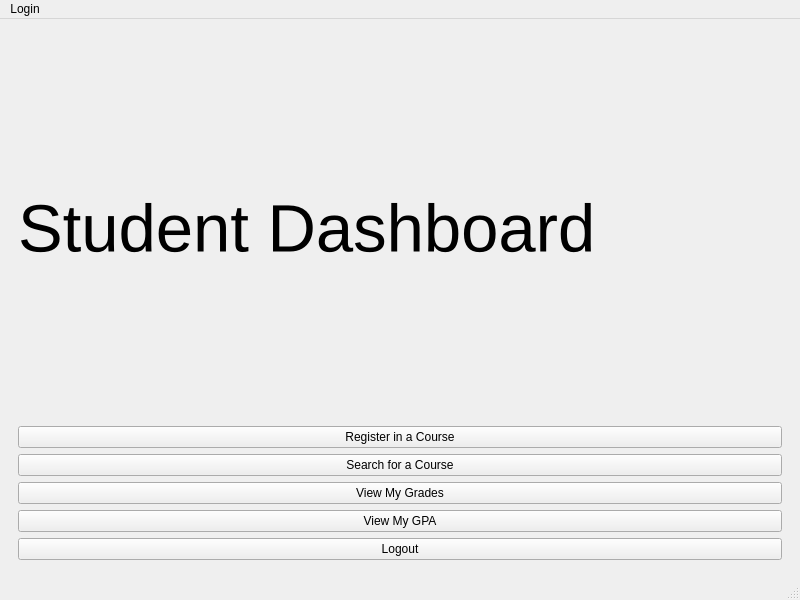
<?xml version="1.0" encoding="UTF-8"?>
<ui version="4.0">
 <class>MainWindow</class>
 <widget class="QMainWindow" name="MainWindow">
  <property name="geometry">
   <rect>
    <x>0</x>
    <y>0</y>
    <width>800</width>
    <height>600</height>
   </rect>
  </property>
  <property name="windowTitle">
   <string>MainWindow</string>
  </property>
  <widget class="QWidget" name="centralwidget">
   <layout class="QVBoxLayout" name="verticalLayout_8">
    <item>
     <widget class="QStackedWidget" name="stackedWidget">
      <property name="currentIndex">
       <number>7</number>
      </property>
      <widget class="QWidget" name="Login">
       <layout class="QVBoxLayout" name="verticalLayout_2">
        <item>
         <widget class="QLabel" name="lblAppTitle">
          <property name="font">
           <font>
            <pointsize>35</pointsize>
           </font>
          </property>
          <property name="text">
           <string> Course Registration System</string>
          </property>
         </widget>
        </item>
        <item>
         <widget class="QLabel" name="label">
          <property name="text">
           <string>Username / Student ID</string>
          </property>
         </widget>
        </item>
        <item>
         <widget class="QLineEdit" name="txtUsername"/>
        </item>
        <item>
         <widget class="QLabel" name="label_2">
          <property name="text">
           <string>Password</string>
          </property>
         </widget>
        </item>
        <item>
         <widget class="QLineEdit" name="txtPassword">
          <property name="echoMode">
           <enum>QLineEdit::EchoMode::Password</enum>
          </property>
         </widget>
        </item>
        <item>
         <widget class="QPushButton" name="btnLoginAdmin">
          <property name="text">
           <string>Login as Admin</string>
          </property>
         </widget>
        </item>
        <item>
         <widget class="QPushButton" name="btnLoginStudent">
          <property name="text">
           <string>Login as Student</string>
          </property>
         </widget>
        </item>
       </layout>
      </widget>
      <widget class="QWidget" name="Admin_Dashboard">
       <layout class="QVBoxLayout" name="verticalLayout_3">
        <item>
         <widget class="QLabel" name="label_3">
          <property name="font">
           <font>
            <pointsize>50</pointsize>
           </font>
          </property>
          <property name="text">
           <string>Admin Dashboard</string>
          </property>
         </widget>
        </item>
        <item>
         <widget class="QPushButton" name="btnManageCourses">
          <property name="text">
           <string>Manage Courses</string>
          </property>
         </widget>
        </item>
        <item>
         <widget class="QPushButton" name="btnManageStudents">
          <property name="text">
           <string>Manage Students</string>
          </property>
         </widget>
        </item>
        <item>
         <widget class="QPushButton" name="btnAddGrade">
          <property name="text">
           <string>Add / Edit Grade</string>
          </property>
         </widget>
        </item>
        <item>
         <widget class="QPushButton" name="btnViewAllStudents">
          <property name="text">
           <string>View All Students</string>
          </property>
         </widget>
        </item>
        <item>
         <widget class="QPushButton" name="btnAdminLogout">
          <property name="text">
           <string>Logout</string>
          </property>
         </widget>
        </item>
       </layout>
      </widget>
      <widget class="QWidget" name="Course_Search">
       <widget class="QLabel" name="label_4">
        <property name="geometry">
         <rect>
          <x>40</x>
          <y>50</y>
          <width>131</width>
          <height>20</height>
         </rect>
        </property>
        <property name="text">
         <string>Search for a Course</string>
        </property>
       </widget>
       <widget class="QRadioButton" name="radioByName">
        <property name="geometry">
         <rect>
          <x>40</x>
          <y>90</y>
          <width>171</width>
          <height>25</height>
         </rect>
        </property>
        <property name="text">
         <string>Search by Name</string>
        </property>
       </widget>
       <widget class="QRadioButton" name="radioByCode">
        <property name="geometry">
         <rect>
          <x>40</x>
          <y>130</y>
          <width>141</width>
          <height>25</height>
         </rect>
        </property>
        <property name="text">
         <string>Search by Code</string>
        </property>
       </widget>
       <widget class="QLineEdit" name="txtSearchInput">
        <property name="geometry">
         <rect>
          <x>40</x>
          <y>170</y>
          <width>161</width>
          <height>28</height>
         </rect>
        </property>
        <property name="placeholderText">
         <string>Enter name or code...</string>
        </property>
       </widget>
       <widget class="QPushButton" name="btnSearch">
        <property name="geometry">
         <rect>
          <x>40</x>
          <y>200</y>
          <width>90</width>
          <height>29</height>
         </rect>
        </property>
        <property name="text">
         <string>Search</string>
        </property>
       </widget>
       <widget class="QTextEdit" name="txtSearchResult">
        <property name="geometry">
         <rect>
          <x>30</x>
          <y>240</y>
          <width>451</width>
          <height>241</height>
         </rect>
        </property>
        <property name="readOnly">
         <bool>true</bool>
        </property>
       </widget>
       <widget class="QPushButton" name="btnBackFromSearch">
        <property name="geometry">
         <rect>
          <x>70</x>
          <y>510</y>
          <width>90</width>
          <height>29</height>
         </rect>
        </property>
        <property name="text">
         <string>Back</string>
        </property>
       </widget>
      </widget>
      <widget class="QWidget" name="Admin_Manage_Courses">
       <layout class="QVBoxLayout" name="verticalLayout_6">
        <item>
         <widget class="QLabel" name="lblCourseResult">
          <property name="text">
           <string/>
          </property>
         </widget>
        </item>
        <item>
         <layout class="QVBoxLayout" name="verticalLayout_4">
          <item>
           <widget class="QLabel" name="label_8">
            <property name="text">
             <string>Add New Course</string>
            </property>
           </widget>
          </item>
          <item>
           <widget class="QSpinBox" name="spinCreditHours">
            <property name="minimum">
             <number>1</number>
            </property>
            <property name="maximum">
             <number>6</number>
            </property>
           </widget>
          </item>
          <item>
           <widget class="QLineEdit" name="txtCourseInstructor">
            <property name="placeholderText">
             <string>Instructor Name</string>
            </property>
           </widget>
          </item>
          <item>
           <widget class="QLineEdit" name="txtCourseDesc">
            <property name="placeholderText">
             <string>Description</string>
            </property>
           </widget>
          </item>
          <item>
           <widget class="QLineEdit" name="txtCourseCode">
            <property name="placeholderText">
             <string>Course Code</string>
            </property>
           </widget>
          </item>
          <item>
           <widget class="QLineEdit" name="txtCourseName">
            <property name="placeholderText">
             <string>Course Name</string>
            </property>
           </widget>
          </item>
          <item>
           <widget class="QPushButton" name="btnAddCourse">
            <property name="text">
             <string>Add Course</string>
            </property>
           </widget>
          </item>
         </layout>
        </item>
        <item>
         <widget class="QLabel" name="label_9">
          <property name="text">
           <string>Edit Existing Course</string>
          </property>
         </widget>
        </item>
        <item>
         <widget class="QSpinBox" name="spinEditCH">
          <property name="maximum">
           <number>6</number>
          </property>
         </widget>
        </item>
        <item>
         <widget class="QLineEdit" name="txtEditInstructor">
          <property name="placeholderText">
           <string>New Instructor (optional)</string>
          </property>
         </widget>
        </item>
        <item>
         <widget class="QLineEdit" name="txtEditDesc">
          <property name="placeholderText">
           <string>New Description (optional)</string>
          </property>
         </widget>
        </item>
        <item>
         <widget class="QLineEdit" name="txtEditName">
          <property name="placeholderText">
           <string>New Name (optional)</string>
          </property>
         </widget>
        </item>
        <item>
         <widget class="QLineEdit" name="txtEditCode">
          <property name="placeholderText">
           <string>Course Code to Edit</string>
          </property>
         </widget>
        </item>
        <item>
         <widget class="QPushButton" name="btnEditCourse">
          <property name="text">
           <string>Edit Course</string>
          </property>
         </widget>
        </item>
        <item>
         <widget class="QPushButton" name="btnBackFromCourses">
          <property name="text">
           <string>Back</string>
          </property>
         </widget>
        </item>
       </layout>
      </widget>
      <widget class="QWidget" name="Register_Course">
       <layout class="QVBoxLayout" name="verticalLayout_7">
        <item>
         <widget class="QLabel" name="label_5">
          <property name="font">
           <font>
            <pointsize>30</pointsize>
           </font>
          </property>
          <property name="text">
           <string>Register in a Course</string>
          </property>
         </widget>
        </item>
        <item>
         <widget class="QLabel" name="label_6">
          <property name="text">
           <string>Course Name</string>
          </property>
         </widget>
        </item>
        <item>
         <widget class="QLineEdit" name="txtRegisterCourseName">
          <property name="placeholderText">
           <string>e.g. Data Structures</string>
          </property>
         </widget>
        </item>
        <item>
         <widget class="QPushButton" name="btnRegister">
          <property name="text">
           <string>Register</string>
          </property>
         </widget>
        </item>
        <item>
         <widget class="QPushButton" name="btnBackFromRegister">
          <property name="text">
           <string>Back</string>
          </property>
         </widget>
        </item>
        <item>
         <widget class="QLabel" name="lblRegisterResult">
          <property name="text">
           <string/>
          </property>
         </widget>
        </item>
       </layout>
      </widget>
      <widget class="QWidget" name="View_Grades">
       <layout class="QVBoxLayout" name="verticalLayout_5">
        <item>
         <widget class="QLabel" name="label_7">
          <property name="text">
           <string>My Grades</string>
          </property>
         </widget>
        </item>
        <item>
         <widget class="QLabel" name="lblGPA">
          <property name="text">
           <string/>
          </property>
         </widget>
        </item>
        <item>
         <widget class="QTextEdit" name="txtGradesDisplay">
          <property name="readOnly">
           <bool>true</bool>
          </property>
         </widget>
        </item>
        <item>
         <widget class="QPushButton" name="btnBackFromGrades">
          <property name="text">
           <string>Back</string>
          </property>
         </widget>
        </item>
       </layout>
      </widget>
      <widget class="QWidget" name="Admin_Manage_Students">
       <layout class="QVBoxLayout" name="verticalLayout_9">
        <item>
         <widget class="QPushButton" name="btnViewStudents">
          <property name="text">
           <string>View All Students</string>
          </property>
         </widget>
        </item>
        <item>
         <widget class="QTextEdit" name="txtStudentsDisplay">
          <property name="readOnly">
           <bool>true</bool>
          </property>
         </widget>
        </item>
        <item>
         <widget class="QLabel" name="label_10">
          <property name="text">
           <string>Add New Student</string>
          </property>
         </widget>
        </item>
        <item>
         <widget class="QLabel" name="lblStudentResult">
          <property name="text">
           <string/>
          </property>
         </widget>
        </item>
        <item>
         <widget class="QPushButton" name="btnAddStudent">
          <property name="text">
           <string>Add Student</string>
          </property>
         </widget>
        </item>
        <item>
         <widget class="QLineEdit" name="txtStudentName">
          <property name="placeholderText">
           <string>Student Name</string>
          </property>
         </widget>
        </item>
        <item>
         <widget class="QSpinBox" name="spinStudentID">
          <property name="minimum">
           <number>1</number>
          </property>
          <property name="maximum">
           <number>99999</number>
          </property>
         </widget>
        </item>
        <item>
         <widget class="QSpinBox" name="spinStudentLevel">
          <property name="minimum">
           <number>1</number>
          </property>
          <property name="maximum">
           <number>4</number>
          </property>
         </widget>
        </item>
        <item>
         <widget class="QLabel" name="label_11">
          <property name="text">
           <string>Delete Student</string>
          </property>
         </widget>
        </item>
        <item>
         <widget class="QPushButton" name="btnDeleteStudent">
          <property name="text">
           <string>Delete Student</string>
          </property>
         </widget>
        </item>
        <item>
         <widget class="QSpinBox" name="spinDeleteID">
          <property name="minimum">
           <number>1</number>
          </property>
          <property name="maximum">
           <number>99999</number>
          </property>
         </widget>
        </item>
        <item>
         <widget class="QPushButton" name="btnBackFromStudents">
          <property name="text">
           <string>Back</string>
          </property>
         </widget>
        </item>
       </layout>
      </widget>
      <widget class="QWidget" name="Studen_Dashboard">
       <layout class="QVBoxLayout" name="verticalLayout">
        <item>
         <widget class="QLabel" name="lblStudentWelcome">
          <property name="font">
           <font>
            <pointsize>50</pointsize>
           </font>
          </property>
          <property name="text">
           <string>Student Dashboard</string>
          </property>
         </widget>
        </item>
        <item>
         <widget class="QPushButton" name="btnRegisterCourse">
          <property name="text">
           <string>Register in a Course</string>
          </property>
         </widget>
        </item>
        <item>
         <widget class="QPushButton" name="btnSearchCourse">
          <property name="text">
           <string>Search for a Course</string>
          </property>
         </widget>
        </item>
        <item>
         <widget class="QPushButton" name="btnViewGrades">
          <property name="text">
           <string>View My Grades</string>
          </property>
         </widget>
        </item>
        <item>
         <widget class="QPushButton" name="btnViewGPA">
          <property name="text">
           <string>View My GPA</string>
          </property>
         </widget>
        </item>
        <item>
         <widget class="QPushButton" name="btnStudentLogout">
          <property name="text">
           <string>Logout</string>
          </property>
         </widget>
        </item>
       </layout>
      </widget>
     </widget>
    </item>
   </layout>
  </widget>
  <widget class="QMenuBar" name="menubar">
   <property name="geometry">
    <rect>
     <x>0</x>
     <y>0</y>
     <width>800</width>
     <height>25</height>
    </rect>
   </property>
   <widget class="QMenu" name="menu">
    <property name="title">
     <string>Login</string>
    </property>
    <addaction name="action"/>
   </widget>
   <addaction name="menu"/>
  </widget>
  <widget class="QStatusBar" name="statusbar"/>
  <action name="action">
   <property name="text">
    <string>..</string>
   </property>
  </action>
 </widget>
 <resources/>
 <connections/>
</ui>
